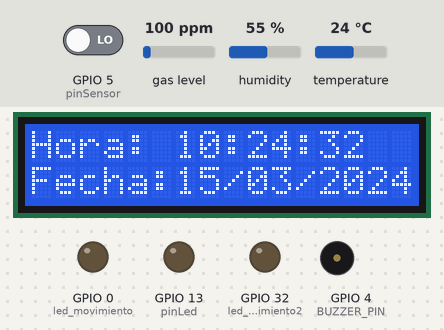
Recording of a sketch running on a simulated ESP32. Shown: 16×2 character LCD, output pins drawn as LEDs (lit = HIGH), buzzer (waves = sounding). Dashed ring = blinking. Inputs (shaded band) come from the test bench; at power-on: temperature 24 °C, GPIO 5 (pinSensor) LOW, gas level 100 ppm, humidity 55 %. WiFi joins after 1.5 s; servers stay silent unless stated; the local clock reads 2024-03-15 10:24:30 at power-on unless the sketch sets it; random numbers use the default seed unless the sketch sets one; no MQTT or app messages arrive unless stated; what the sketch prints to the serial monitor is not drawn.

Above: at 2.7 s.
2.8 s: temperature set to 27 °C
At 6.0 s:
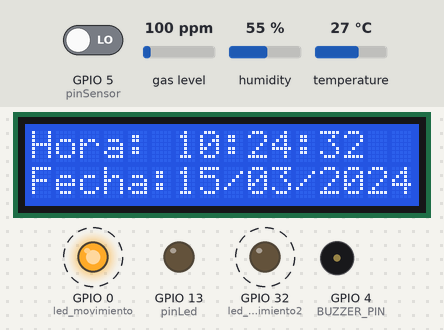
6.1 s: GPIO 5 (pinSensor) driven HIGH
At 8.6 s:
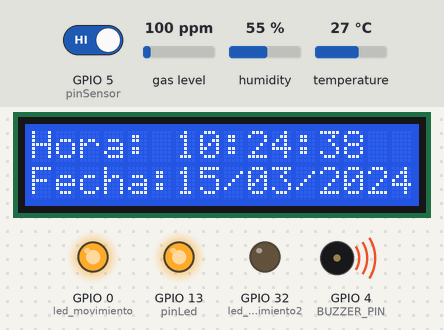
11.2 s: temperature set to 12 °C
At 19.1 s:
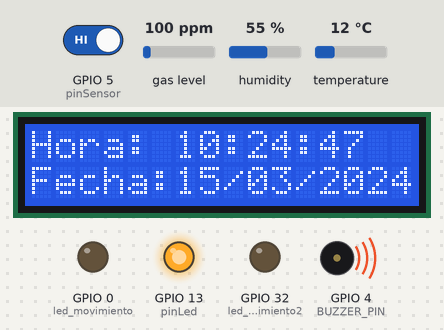
22.8 s: temperature set to 28 °C
At 26.2 s:
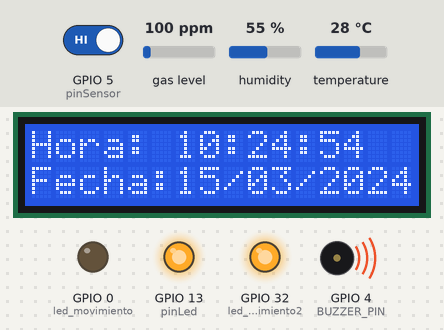
Timing chart, 0 to 39.4 s (numbered marks = the images above; inputs shaded):
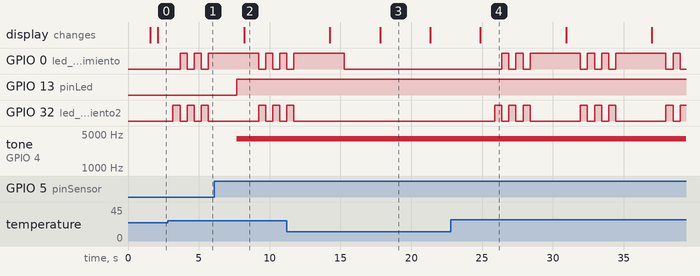

Measured:
- the behaviour switches between 25 and 26 °C on temperature (found by bisection; images 0 and 1)
- after the input at 2.8 s, GPIO 0 (led_movimiento): alternates HIGH for 0.50 s and LOW for 0.50 s, starting after 0.87 s; GPIO 32 (led_movimiento2): alternates HIGH for 0.50 s and LOW for 0.50 s, starting after 0.37 s
- after the input at 6.1 s, GPIO 13 (pinLed): LOW → HIGH after 1.6 s; tone on GPIO 4 (BUZZER_PIN): silent → 4000 Hz after 1.6 s
- after the input at 22.8 s, GPIO 0 (led_movimiento): LOW → HIGH after 3.6 s, then repeats every 6.0 s: LOW 0.50 s, HIGH 0.50 s, LOW 0.50 s, HIGH 3.5 s, LOW 0.50 s, HIGH 0.50 s; GPIO 32 (led_movimiento2): LOW → HIGH after 3.1 s, then repeats every 6.0 s: 2 × (LOW 0.50 s, HIGH 0.50 s), LOW 3.5 s, HIGH 0.50 s
- what the display in image 3 shows lasts 3.5 s, from 17.8 s to 21.3 s

The sketch:

RTC.ino
```cpp
//Libreria para podernos conectar el dispositivo a Internet

//por Wi-Fi

#include <WiFi.h>
#include <MQUnifiedsensor.h>

//Libreria para podernos conectar al broker MQTT

#include <PubSubClient.h>

#include "DHTesp.h"  //DHT11 Library for ESP

#define DHTpin 14    //D5 of NodeMCU is GPIO14

#define placa "ESP-32"
#define Voltage_Resolution 3.3
#define pin 34
#define type "MQ-135"
#define ADC_Bit_Resolution 12
#define RatioMQ135CleanAir 3.6
double CO2 = (0);
MQUnifiedsensor MQ135(placa, Voltage_Resolution, ADC_Bit_Resolution, pin, type);
int pinSensor = 5;
int pinLed = 13;
int movimiento=0;
int led_movimiento=0;
int led_movimiento2=32;

#include <Wire.h>
#include "RTClib.h"
#include "LCD.h"
//#include "MicroSD.h"
//buzzer
#define BUZZER_PIN 4   // Pin GPIO al que está conectado el buzzer
#define CHANNEL 0      // Canal LEDC utilizado para generar el tono
#define FREQUENCY 4000 // Frecuencia del tono en Hz

//MicroSD MSD;
RTC_DS1307 rtc;
LCD_Display display;
//MicroSD MSD;
DHTesp dht;

float humidity, temperature;


//Constantes para conectarnos a la red Wi-Fi mediante ssid y su contraseña

const char* ssid = "UbeeDE6D-2.4G";

const char* password = "5BADF3DE6D";

//int BUILTIN_LED=0;

//Dirección del broker MQTT

const char* mqtt_server = "test.mosquitto.org";


//Aquí se realiza configura la conexión del dispositivo para conectarse

//al Wi-Fi y al broker


WiFiClient espClient;


PubSubClient client(espClient);


unsigned long lastMsg = 0;


#define MSG_BUFFER_SIZE (50)


char msg[MSG_BUFFER_SIZE];


int value = 0;


void setup_wifi() {

  delay(10);


  // Empezamos por conectarnos a una red WiFi


  Serial.println();

  Serial.print("Conectado a ");

  Serial.println(ssid);

  WiFi.mode(WIFI_STA);

  WiFi.begin(ssid, password);


  while (WiFi.status() != WL_CONNECTED) {


    delay(500);


    Serial.print(".");


  }


  randomSeed(micros());

  Serial.println("");

  Serial.println("WiFi conectado");

  Serial.println("Dirección IP: ");

  Serial.println(WiFi.localIP());

   Serial.begin(115200);  // Inicializar baudrate a 115200
    Wire.begin();

    rtc.begin();      // Inicializar configuración del reloj
    display.init();   // Inicializar pantalla LCD

    while (!Serial) {
        ;  // Esperar a que la conexión serial se establezca (solo para fines de depuración)
    }

    if (!rtc.isrunning()) {
        Serial.println(F("El reloj no está funcionando, configurando con la fecha y hora actual."));
        rtc.adjust(DateTime(F(__DATE__), F(__TIME__)));
    }

    Serial.println(F("El DS-1307 ha sido configurado exitosamente."));

    //MSD.MicroSD_init( );

}


void callback(char* topic, byte* payload, unsigned int length) {

  Serial.print("Llegó el mensaje del tema [");

  Serial.print(topic);

  Serial.print("] ");

  String message;


  for (int i = 0; i < length; i++) {

    message = message + (char) payload[i];  // convert *byte to string

    Serial.print((char)payload[i]);

  }


  Serial.println();

  Serial.print(message);


  if(message=="prender")

  {

  //digitalWrite(BUILTIN_LED, LOW);  // Ponemos el voltaje del led en bajo por que el dispositivo lo tiene invertido

  Serial.println();

  Serial.println("Se prendio el LED");

  }


  if(message=="apagar")

  {

  //digitalWrite(BUILTIN_LED, HIGH);   // Ponemos el volta del led en alto por que el dispositivo lo tiene invertido

  Serial.println("Se apago el LED");

  }

}


void reconnect() {


  // Bucle hasta que nos volvamos a conectar


  while (!client.connected()) {

    Serial.print("Intentando la conexión MQTT...");

    // Crea una identificación de cliente aleatoria

    String clientId = "ESP8266Client-";

    clientId += String(random(0xffff), HEX);

    // Intenta conectarse

    if (client.connect(clientId.c_str())) {

      Serial.println("conectado");

      // Una vez conectado, publique un anuncio...

      client.publish("arg/led", "hello world");

      // ... y volver a suscribirte

      client.subscribe("arg/acciones");

    } else {

      Serial.print("fallido, rc =");

      Serial.print(client.state());

      Serial.println(" inténtalo de nuevo en 5 segundos");

      // Espere 5 segundos antes de volver a intentarlo

      delay(5000);

    }


  }


}


void setup() {
  pinMode(pinSensor,INPUT);
  pinMode(pinLed,OUTPUT);
//  pinMode(BUILTIN_LED, OUTPUT);     // Inicialice el pin BUILTIN_LED como salida

  pinMode(led_movimiento, OUTPUT);
  pinMode(led_movimiento2, OUTPUT);
   //MSD.MicroSD_init( );

  Serial.begin(115200);

  dht.setup(DHTpin, DHTesp::DHT11); //for DHT11 Connect DHT sensor to GPIO 14

  setup_wifi();

  client.setServer(mqtt_server, 1883);

  client.setCallback(callback);

  //Set math model to calculate the PPM concentration and the value of constants
    MQ135.setRegressionMethod(1); //_PPM =  a*ratio^b
    MQ135.setA(110.47);
    MQ135.setB(-2.862);
    // Configurate the ecuation values to get NH4 concentration
    MQ135.init();
    Serial.print("Calibrating please wait.");
    float calcR0 = 0;
    for(int i = 1; i<=10; i ++)   {
        MQ135.update(); // Update data, the arduino will be read the voltage on the analog pin
        calcR0 += MQ135.calibrate(RatioMQ135CleanAir);
        Serial.print(".");
    }
    MQ135.setR0(calcR0/10);
    Serial.println("  done!.");
    if(isinf(calcR0)) { Serial.println("Warning: Conection issue founded, R0 is infite (Open circuit detected) please check your wiring and supply"); while(1);}
    if(calcR0 == 0){Serial.println("Warning: Conection issue founded, R0 is zero (Analog pin with short circuit to ground) please check your wiring and supply"); while(1);}
    /**********  MQ CAlibration *********/
    MQ135.serialDebug(false);


  ledcSetup(CHANNEL, FREQUENCY, 8);     // Configura el canal LEDC
  ledcAttachPin(BUZZER_PIN, CHANNEL);   // Asocia el pin GPIO al canal LEDC
}


void loop() {

  //delay ( 2000 ); // this speeds up the simulation
  //Serial.println("Guardando en MicroSD...");
  //MSD.SaveFile ( );
  delay ( 500 );

    DateTime now = rtc.now();  // Obtener la fecha y hora actual del reloj

    // Obtener los valores de tiempo y fecha
    uint8_t hour = now.hour();
    uint8_t minute = now.minute();
    uint8_t second = now.second();
    uint8_t day = now.day();
    uint8_t month = now.month();
    uint16_t year = now.year();

    display.showDateTime(hour, minute, second, day, month, year);  // Mostrar la fecha y hora en la pantalla LCD
    Serial.print(hour);
    Serial.print(':');
    Serial.print(minute);
    Serial.print(':');
    Serial.print(second);
    Serial.print("   ");
    Serial.print(day);
    Serial.print('/');
    Serial.print(month);
    Serial.print('/');
    Serial.println(year);
    //delay(1000);


//delay(2000);

  if (!client.connected()) {

    reconnect();

  }

  client.loop();

 //Get Humidity temperatue data after request is complete

 //Give enough time to handle client to avoid problems

  delay(dht.getMinimumSamplingPeriod());


  humidity = dht.getHumidity();

  temperature = dht.getTemperature();

  // Publicación de los datos en el servidor MQTT

  char humidityStr[6];

  char temperatureStr[6];

  dtostrf(humidity, 4, 2, humidityStr);

  dtostrf(temperature, 4, 2, temperatureStr);


  char payload[170];

  sprintf(payload, "{\"humidity\": %s, \"temperature\": %s, \"CO2\": %.2f, \"movimiento\": %i}", humidityStr, temperatureStr, CO2, movimiento);

  client.publish("arg/sensor", payload);


 Serial.print("Humedad: ");

  Serial.print(humidity);

  Serial.print("% - Temperatura: ");

  Serial.print(temperature);

  if(temperature>25){
    digitalWrite(led_movimiento,LOW);
    digitalWrite(led_movimiento2,HIGH);
    delay(500);
    digitalWrite(led_movimiento,HIGH);
    digitalWrite(led_movimiento2,LOW);
    delay(500);
    digitalWrite(led_movimiento,LOW);
    digitalWrite(led_movimiento2,HIGH);
    delay(500);
    digitalWrite(led_movimiento,HIGH);
    digitalWrite(led_movimiento2,LOW);
    delay(500);
    digitalWrite(led_movimiento,LOW);
    digitalWrite(led_movimiento2,HIGH);
    delay(500);
    digitalWrite(led_movimiento,HIGH);
    digitalWrite(led_movimiento2,LOW);
  }else{
    digitalWrite(led_movimiento,LOW);
    digitalWrite(led_movimiento2,LOW);
  }

  Serial.println("°C");
  delay(2000);
 MQ135.update(); // Update data, the arduino will be read the voltage on the analog pin
    CO2 = MQ135.readSensor(); // Sensor will read CO2 concentration using the model and a and b values setted before or in the setup
    Serial.print("CO2: ");
    Serial.println(CO2);

    if(digitalRead(pinSensor))
  {
    movimiento=1;
    digitalWrite(pinLed,HIGH);
    Serial.println("Vibrando");
    ledcWriteTone(CHANNEL, FREQUENCY);    // Genera el tono en el buzzer
   }
   else{
     movimiento=0;
     digitalWrite(pinLed,LOW);
     ledcWriteTone(CHANNEL, 0);
   }
}
```

LCD.h
```cpp
#ifndef LCD_h
#define LCD_h

#include <Wire.h>
#include <LiquidCrystal_I2C.h>

LiquidCrystal_I2C lcd(0x27, 16, 2);  // Dirección I2C de la pantalla LCD y tamaño de 16 columnas y 2 filas.

class LCD_Display {
public:
    void init();
    void showDateTime(uint8_t hour, uint8_t minute, uint8_t second, uint8_t day, uint8_t month, uint16_t year);
};

void LCD_Display::init() {
    lcd.begin(16, 2);  // Inicializar la pantalla LCD con el tamaño especificado.
    lcd.backlight();
}

void LCD_Display::showDateTime(uint8_t hour, uint8_t minute, uint8_t second, uint8_t day, uint8_t month, uint16_t year) {
    lcd.clear();  // Limpiar la pantalla LCD.

    // Mostrar la hora en la primera fila.
    lcd.setCursor(0, 0);
    lcd.print("Hora: ");
    if (hour < 10) {
        lcd.print("0");
    }
    lcd.print(hour);
    lcd.print(":");
    if (minute < 10) {
        lcd.print("0");
    }
    lcd.print(minute);
    lcd.print(":");
    if (second < 10) {
        lcd.print("0");
    }
    lcd.print(second);

    // Mostrar la fecha en la segunda fila.
    lcd.setCursor(0, 1);
    lcd.print("Fecha:");
    if (day < 10) {
        lcd.print("0");
    }
    lcd.print(day);
    lcd.print("/");
    if (month < 10) {
        lcd.print("0");
    }
    lcd.print(month);
    lcd.print("/");
    lcd.print(year);
}

#endif
```
